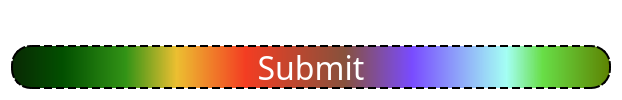
         <widget class="QFrame" name="submitbuttonFrame">
          <property name="sizePolicy">
           <sizepolicy hsizetype="Preferred" vsizetype="Minimum">
            <horstretch>0</horstretch>
            <verstretch>0</verstretch>
           </sizepolicy>
          </property>
          <property name="maximumSize">
           <size>
            <width>16777215</width>
            <height>88</height>
           </size>
          </property>
          <property name="styleSheet">
           <string notr="true">background-color:transparent;</string>
          </property>
          <layout class="QGridLayout" name="gridLayout_11">
           <property name="verticalSpacing">
            <number>1</number>
           </property>
           <item row="0" column="0">
            <layout class="QHBoxLayout" name="horizontalLayout_30">
             <item>
              <spacer name="horizontalSpacer_32">
               <property name="orientation">
                <enum>Qt::Horizontal</enum>
               </property>
               <property name="sizeHint" stdset="0">
                <size>
                 <width>40</width>
                 <height>20</height>
                </size>
               </property>
              </spacer>
             </item>
             <item alignment="Qt::AlignHCenter">
              <widget class="QCheckBox" name="juniorCheckBox">
               <property name="font">
                <font>
                 <family>Simonetta</family>
                 <pointsize>13</pointsize>
                 <weight>75</weight>
                 <bold>true</bold>
                </font>
               </property>
               <property name="styleSheet">
                <string notr="true">#juniorCheckBox
{

	color:white;

}
</string>
               </property>
               <property name="text">
                <string>Junior</string>
               </property>
              </widget>
             </item>
             <item alignment="Qt::AlignHCenter">
              <widget class="QCheckBox" name="updateentryCheckBox">
               <property name="font">
                <font>
                 <family>Simonetta</family>
                 <pointsize>14</pointsize>
                 <weight>75</weight>
                 <bold>true</bold>
                </font>
               </property>
               <property name="styleSheet">
                <string notr="true">#updateentryCheckBox
{

	color:white;

}
</string>
               </property>
               <property name="text">
                <string>Update Entry</string>
               </property>
              </widget>
             </item>
             <item>
              <spacer name="horizontalSpacer_33">
               <property name="orientation">
                <enum>Qt::Horizontal</enum>
               </property>
               <property name="sizeHint" stdset="0">
                <size>
                 <width>40</width>
                 <height>20</height>
                </size>
               </property>
              </spacer>
             </item>
            </layout>
           </item>
           <item row="3" column="0" alignment="Qt::AlignHCenter">
            <widget class="QPushButton" name="submitPushButton">
             <property name="sizePolicy">
              <sizepolicy hsizetype="Expanding" vsizetype="Fixed">
               <horstretch>0</horstretch>
               <verstretch>0</verstretch>
              </sizepolicy>
             </property>
             <property name="minimumSize">
              <size>
               <width>600</width>
               <height>0</height>
              </size>
             </property>
             <property name="maximumSize">
              <size>
               <width>500</width>
               <height>16777215</height>
              </size>
             </property>
             <property name="font">
              <font>
               <family>Longdon Decorative</family>
               <pointsize>24</pointsize>
              </font>
             </property>
             <property name="cursor">
              <cursorShape>PointingHandCursor</cursorShape>
             </property>
             <property name="styleSheet">
              <string notr="true">#submitPushButton{
color:white;
width:80px;
height:40px;
border-style:dashed;
border-color:black;
border-width:2px;
border-radius:20px;
background-color:qlineargradient(spread:pad, x1:0, y1:0, x2:1, y2:0, stop:0 rgba(9, 41, 4, 255), stop:0.085 rgba(2, 79, 0, 255), stop:0.19 rgba(50, 147, 22, 255), stop:0.275 rgba(236, 191, 49, 255), stop:0.39 rgba(243, 61, 34, 255), stop:0.555 rgba(135, 81, 60, 255), stop:0.667 rgba(121, 75, 255, 255), stop:0.825 rgba(164, 255, 244, 255), stop:0.885 rgba(104, 222, 71, 255), stop:1 rgba(93, 128, 0, 255))
}

#submitPushButton:hover
{
color:black;
width:80px;
height:40px;
border-style:dotted;
border-color:black;
border-width:2px;
border-radius:20px;
background-color:qlineargradient(spread:pad, x1:0, y1:0, x2:1, y2:0, stop:0 rgba(255, 0, 0, 255), stop:0.166 rgba(255, 255, 0, 255), stop:0.333 rgba(0, 255, 0, 255), stop:0.5 rgba(0, 255, 255, 255), stop:0.666 rgba(0, 0, 255, 255), stop:0.833 rgba(255, 0, 255, 255), stop:1 rgba(255, 0, 0, 255))
}


#submitPushButton:pressed
{
color:black;
width:80px;
height:40px;
border-style:dotted;
border-color:black;
border-width:2px;
border-radius:20px;
background-color:qlineargradient(spread:pad, x1:0, y1:0, x2:1, y2:0, stop:0 rgba(255, 0, 0, 200), stop:0.166 rgba(255, 255, 0, 200), stop:0.333 rgba(0, 255, 0, 200), stop:0.5 rgba(0, 255, 255, 200), stop:0.666 rgba(0, 0, 255, 200), stop:0.833 rgba(255, 0, 255, 200), stop:1 rgba(255, 0, 0, 200))
}
</string>
             </property>
             <property name="text">
              <string>Submit</string>
             </property>
             <property name="checkable">
              <bool>false</bool>
             </property>
             <property name="default">
              <bool>false</bool>
             </property>
             <property name="flat">
              <bool>false</bool>
             </property>
            </widget>
           </item>
          </layout>
         </widget>
